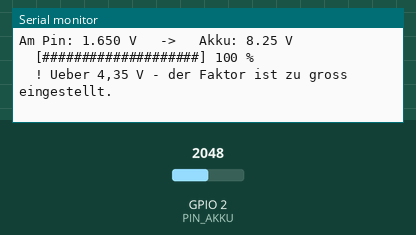
Recording of a sketch running on a simulated ESP32. On the bench: the last lines printed to the serial monitor. Inputs (shaded band) come from the test bench; at power-on: GPIO 2 (PIN_AKKU) = 2048 (analog values on the 0–4095 scale).

Above: at 2.2 s.
2.3 s: GPIO 2 (PIN_AKKU) set to 1140
3.8 s: GPIO 2 (PIN_AKKU) set to 1080
At 5.4 s:
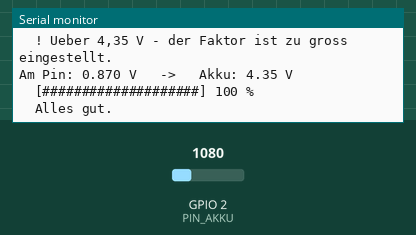
8.5 s: GPIO 2 (PIN_AKKU) set to 67
10.0 s: GPIO 2 (PIN_AKKU) set to 55
At 10.5 s:
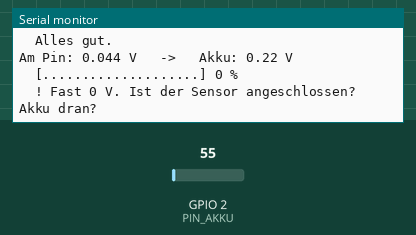
Timing chart, 0 to 12.5 s (numbered marks = the images above; inputs shaded):
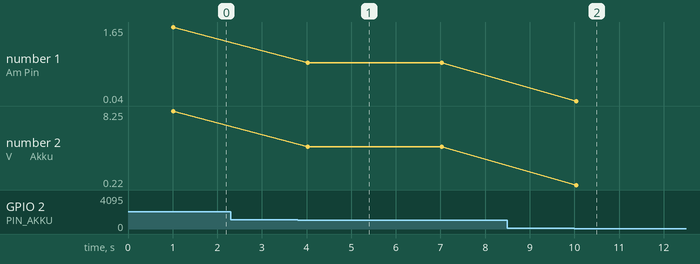

Measured:
- the behaviour switches between 1081 and 1080 on GPIO 2 (PIN_AKKU) (found by bisection; images 0 and 1)
- the behaviour switches between 63 and 62 on GPIO 2 (PIN_AKKU) (found by bisection; images 1 and 2)
- after the input at 3.8 s, the serial monitor: prints a new line after 0.22 s (image 1)
- after the input at 10.0 s, the serial monitor: prints a new line at once (image 2)
- plotted number 1: 1.65 → 0.87 after the input at 3.8 s, 0.87 → 0.04 after the input at 10.0 s
- plotted number 2: 8.25 → 4.35 after the input at 3.8 s, 4.35 → 0.22 after the input at 10.0 s

The sketch:

step5_akku.ino
```cpp
// ============================================================================
//  SCHRITT 5 — Wie voll ist der Akku?
// ============================================================================
//  Ziel: Die Akkuspannung messen — und den Messwert richtig einstellen
//        ("kalibrieren"). Das ist echte Messtechnik.
//
//  Vorher verkabeln (siehe Schaltplan 3.8):
//     Akku +  -> Spannungssensor VCC (Schraubklemme)
//     Akku -  -> Spannungssensor GND (Schraubklemme)
//     Sensor S   -> D1 (GPIO2)
//     Sensor -   -> GND am Board
//
//  ---------------------------------------------------------------------------
//  KALIBRIEREN — so geht's:
//
//   1. Sketch hochladen, Seriellen Monitor öffnen.
//   2. Die Zeile "Am Pin: x.xxx V" ablesen.
//   3. Die ECHTE Akkuspannung messen:
//        - mit einem Multimeter direkt am Akku, ODER
//        - ein frisch geladener LiPo hat fast genau 4,20 V
//   4. Rechnen:   FAKTOR = echte Spannung / Spannung am Pin
//      Beispiel:  4,20 V / 0,84 V = 5,00
//   5. Diesen Faktor unten bei FAKTOR eintragen und neu hochladen.
//   6. Denselben Wert in config.h bei BATT_KALIBRIERUNG eintragen.
//
//  Warum ist überhaupt ein Faktor nötig? Der ESP32 verträgt nur 3,3 V.
//  Das Sensormodul teilt die Spannung deshalb durch etwa 5, damit sie
//  ungefährlich wird. Wir rechnen sie wieder hoch.
//  ---------------------------------------------------------------------------
// ============================================================================

#define PIN_AKKU   2        // = Pin D1 auf dem Board
#define FAKTOR     5.00     // <<< HIER DEIN FAKTOR AUS DER RECHNUNG OBEN >>>

float messePin() {
  // 16 Messungen und Mittelwert — einzelne Messungen zappeln immer etwas
  uint32_t summe = 0;
  for (int i = 0; i < 16; i++) {
    summe += analogReadMilliVolts(PIN_AKKU);
    delayMicroseconds(300);
  }
  return (summe / 16.0f) / 1000.0f;
}

// Aus der Spannung den Ladezustand schätzen. Ein LiPo entlädt sich nicht
// gleichmäßig — darum ein paar Stützpunkte statt einer geraden Linie.
int prozent(float v) {
  struct { float v; int p; } kurve[] = {
    {3.30f,0},{3.50f,10},{3.65f,25},{3.75f,45},
    {3.85f,60},{3.95f,75},{4.05f,88},{4.20f,100}
  };
  if (v <= kurve[0].v) return 0;
  if (v >= kurve[7].v) return 100;
  for (int i = 0; i < 7; i++)
    if (v < kurve[i+1].v) {
      float a = (v - kurve[i].v) / (kurve[i+1].v - kurve[i].v);
      return kurve[i].p + (int)(a * (kurve[i+1].p - kurve[i].p));
    }
  return 100;
}

void balken(int p) {
  Serial.print("  [");
  for (int i = 0; i < 20; i++) Serial.print(i < p / 5 ? '#' : '.');
  Serial.printf("] %d %%\n", p);
}

void setup() {
  Serial.begin(115200);
  delay(1000);
  analogReadResolution(12);
  analogSetPinAttenuation(PIN_AKKU, ADC_11db);

  Serial.println("\n=== Schritt 5: Akku messen ===\n");
  Serial.printf("Benutzter Faktor: %.2f\n", FAKTOR);
  Serial.println("(zum Kalibrieren die Anleitung oben im Sketch lesen)\n");
}

void loop() {
  float amPin = messePin();
  float akku  = amPin * FAKTOR;
  int   p     = prozent(akku);

  Serial.printf("Am Pin: %.3f V   ->   Akku: %.2f V\n", amPin, akku);
  balken(p);

  if (amPin < 0.05f) {
    Serial.println("  ! Fast 0 V. Ist der Sensor angeschlossen? Akku dran?");
  } else if (akku > 4.35f) {
    Serial.println("  ! Ueber 4,35 V - der Faktor ist zu gross eingestellt.");
  } else if (akku < 3.30f) {
    Serial.println("  ! ACHTUNG: Akku sehr leer. Aufladen!");
  } else if (akku < 3.60f) {
    Serial.println("  ~ Wird knapp, sollte bald geladen werden.");
  } else {
    Serial.println("  Alles gut.");
  }
  Serial.println();

  delay(3000);
}
```
